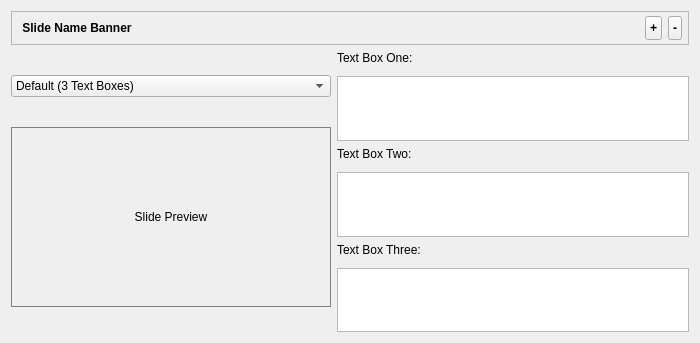
<?xml version="1.0" encoding="UTF-8"?>
<ui version="4.0">
 <class>SlideEditorItem</class>
 <widget class="QWidget" name="SlideEditorItem">
  <property name="geometry">
   <rect>
    <x>0</x>
    <y>0</y>
    <width>700</width>
    <height>343</height>
   </rect>
  </property>
  <property name="sizePolicy">
   <sizepolicy hsizetype="Preferred" vsizetype="Preferred">
    <horstretch>0</horstretch>
    <verstretch>0</verstretch>
   </sizepolicy>
  </property>
  <property name="windowTitle">
   <string>Form</string>
  </property>
  <layout class="QVBoxLayout" name="root_vertical_layout">
   <property name="sizeConstraint">
    <enum>QLayout::SetMinAndMaxSize</enum>
   </property>
   <item>
    <widget class="QFrame" name="banner_content_frame">
     <property name="sizePolicy">
      <sizepolicy hsizetype="Preferred" vsizetype="Fixed">
       <horstretch>0</horstretch>
       <verstretch>0</verstretch>
      </sizepolicy>
     </property>
     <property name="styleSheet">
      <string notr="true"> padding: 4px; font-weight: bold; border-bottom: 1px solid #c0c0c0;</string>
     </property>
     <property name="frameShape">
      <enum>QFrame::StyledPanel</enum>
     </property>
     <property name="frameShadow">
      <enum>QFrame::Raised</enum>
     </property>
     <layout class="QHBoxLayout" name="banner_layout">
      <property name="leftMargin">
       <number>2</number>
      </property>
      <property name="topMargin">
       <number>0</number>
      </property>
      <property name="rightMargin">
       <number>2</number>
      </property>
      <property name="bottomMargin">
       <number>0</number>
      </property>
      <item>
       <widget class="QLabel" name="slide_name_banner_label">
        <property name="styleSheet">
         <string notr="true">font-weight: bold;</string>
        </property>
        <property name="text">
         <string>Slide Name Banner</string>
        </property>
        <property name="alignment">
         <set>Qt::AlignCenter</set>
        </property>
       </widget>
      </item>
      <item>
       <spacer name="banner_center_spacer">
        <property name="orientation">
         <enum>Qt::Horizontal</enum>
        </property>
        <property name="sizeHint" stdset="0">
         <size>
          <width>40</width>
          <height>20</height>
         </size>
        </property>
       </spacer>
      </item>
      <item>
       <widget class="QPushButton" name="plus_button">
        <property name="maximumSize">
         <size>
          <width>25</width>
          <height>16777215</height>
         </size>
        </property>
        <property name="text">
         <string>+</string>
        </property>
       </widget>
      </item>
      <item>
       <widget class="QPushButton" name="minus_button">
        <property name="maximumSize">
         <size>
          <width>25</width>
          <height>16777215</height>
         </size>
        </property>
        <property name="text">
         <string>-</string>
        </property>
       </widget>
      </item>
     </layout>
    </widget>
   </item>
   <item>
    <layout class="QHBoxLayout" name="main_item_layout">
     <item>
      <layout class="QVBoxLayout" name="slide_template_and_preview_layout">
       <item>
        <widget class="QComboBox" name="templates_combo_box_per_slide">
         <item>
          <property name="text">
           <string>Default (3 Text Boxes)</string>
          </property>
         </item>
         <item>
          <property name="text">
           <string>Title Only</string>
          </property>
         </item>
         <item>
          <property name="text">
           <string>2 Text Boxes</string>
          </property>
         </item>
         <item>
          <property name="text">
           <string>Image + Text</string>
          </property>
         </item>
        </widget>
       </item>
       <item>
        <widget class="QLabel" name="slide_preview_label">
         <property name="sizePolicy">
          <sizepolicy hsizetype="Fixed" vsizetype="Fixed">
           <horstretch>0</horstretch>
           <verstretch>0</verstretch> <!-- Corrected: Fixed size policy should have 0 stretch -->
          </sizepolicy>
         </property>
         <property name="minimumSize">
          <size>
           <width>320</width>
           <height>180</height>
          </size>
         </property>
         <property name="styleSheet">
          <string notr="true">border: 1px solid gray;</string>
         </property>
         <property name="text">
          <string>Slide Preview</string>
         </property>
         <property name="scaledContents">
          <bool>false</bool>
         </property>
         <property name="alignment">
          <set>Qt::AlignCenter</set>
         </property>
         <property name="wordWrap">
          <bool>true</bool>
         </property>
        </widget>
       </item>
      </layout>
     </item>
     <item>
      <layout class="QVBoxLayout" name="green_boxes_layout">
       <item>
        <layout class="QVBoxLayout" name="text_box_one_container_layout">
         <item>
          <widget class="QLabel" name="text_box_one_label">
           <property name="text">
            <string>Text Box One:</string>
           </property>
           <property name="wordWrap">
            <bool>true</bool>
           </property>
          </widget>
         </item>
         <item>
          <spacer name="vertical_spacer_text_box_one">
           <property name="orientation">
            <enum>Qt::Vertical</enum>
           </property>
           <property name="sizeType">
            <enum>QSizePolicy::Fixed</enum>
           </property>
           <property name="sizeHint" stdset="0">
            <size>
             <width>20</width>
             <height>5</height>
            </size>
           </property>
          </spacer>
         </item>
         <item>
          <widget class="QTextEdit" name="text_box_one_edit">
           <property name="sizePolicy">
            <sizepolicy hsizetype="Expanding" vsizetype="Preferred">
             <horstretch>0</horstretch>
             <verstretch>0</verstretch>
            </sizepolicy>
           </property>
           <property name="minimumSize">
            <size>
             <width>0</width>
             <height>20</height>
            </size>
           </property>
           <property name="styleSheet">
            <string notr="true"/>
           </property>
           <property name="verticalScrollBarPolicy">
            <enum>Qt::ScrollBarAlwaysOff</enum>
           </property>
          </widget>
         </item>
        </layout>
       </item>
       <item>
        <layout class="QVBoxLayout" name="text_box_two_container_layout">
         <item>
          <widget class="QLabel" name="text_box_two_label">
           <property name="text">
            <string>Text Box Two:</string>
           </property>
           <property name="wordWrap">
            <bool>true</bool>
           </property>
          </widget>
         </item>
         <item>
          <spacer name="vertical_spacer_text_box_two">
           <property name="orientation">
            <enum>Qt::Vertical</enum>
           </property>
           <property name="sizeType">
            <enum>QSizePolicy::Fixed</enum>
           </property>
           <property name="sizeHint" stdset="0">
            <size>
             <width>20</width>
             <height>5</height>
            </size>
           </property>
          </spacer>
         </item>
         <item>
          <widget class="QTextEdit" name="text_box_two_edit">
           <property name="sizePolicy">
            <sizepolicy hsizetype="Expanding" vsizetype="Preferred">
             <horstretch>0</horstretch>
             <verstretch>0</verstretch>
            </sizepolicy>
           </property>
           <property name="styleSheet">
            <string notr="true"/>
           </property>
           <property name="verticalScrollBarPolicy">
            <enum>Qt::ScrollBarAlwaysOff</enum>
           </property>
          </widget>
         </item>
        </layout>
       </item>
       <item>
        <layout class="QVBoxLayout" name="text_box_three_container_layout">
         <item>
          <widget class="QLabel" name="text_box_three_label">
           <property name="text">
            <string>Text Box Three:</string>
           </property>
           <property name="wordWrap">
            <bool>true</bool>
           </property>
          </widget>
         </item>
         <item>
          <spacer name="vertical_spacer_text_box_three">
           <property name="orientation">
            <enum>Qt::Vertical</enum>
           </property>
           <property name="sizeType">
            <enum>QSizePolicy::Fixed</enum>
           </property>
           <property name="sizeHint" stdset="0">
            <size>
             <width>20</width>
             <height>5</height>
            </size>
           </property>
          </spacer>
         </item>
         <item>
          <widget class="QTextEdit" name="text_box_three_edit">
           <property name="sizePolicy">
            <sizepolicy hsizetype="Expanding" vsizetype="Preferred">
             <horstretch>0</horstretch>
             <verstretch>0</verstretch>
            </sizepolicy>
           </property>
           <property name="styleSheet">
            <string notr="true"/>
           </property>
           <property name="verticalScrollBarPolicy">
            <enum>Qt::ScrollBarAlwaysOff</enum>
           </property>
          </widget>
         </item>
        </layout>
       </item>
       <item>
        <spacer name="green_boxes_bottom_spacer">
         <property name="orientation">
          <enum>Qt::Vertical</enum>
         </property>
         <property name="sizeType">
          <enum>QSizePolicy::Expanding</enum>
         </property>
         <property name="sizeHint" stdset="0">
          <size>
           <width>20</width>
           <height>0</height> <!-- Height hint for expanding spacer is often 0 or small -->
          </size>
         </property>
        </spacer>
       </item>
      </layout>
     </item>
    </layout>
   </item>
  </layout>
 </widget>
 <resources/>
 <connections/>
</ui>
